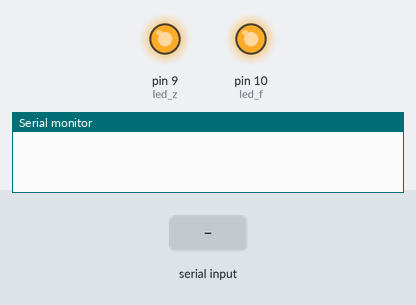
The sketch below on a simulated Arduino Uno, built with avr-gcc and run on an emulated ATmega328P. Shown: output pins drawn as LEDs (lit = HIGH), the last lines printed to the serial monitor. The test bench sets the inputs (shaded band).

Above: at 1.2 s.
1.3 s: "e90\n" received over the second serial link
At 2.1 s:
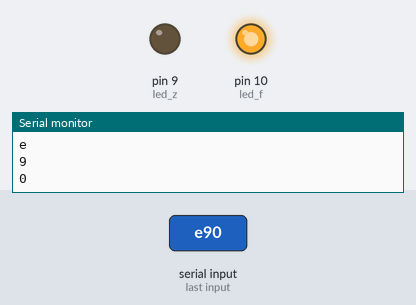
2.8 s: "e,45\n" received over the second serial link
At 3.2 s:
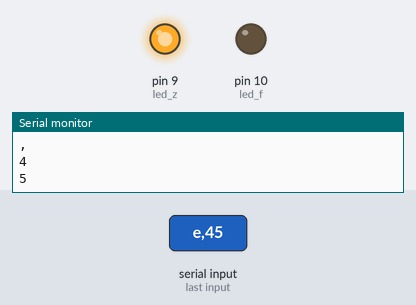
Timing chart, 0 to 5.8 s (numbered marks = the images above; inputs shaded):
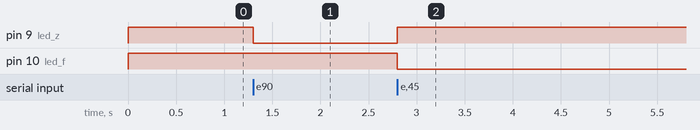

The sketch:

taideng.ino
```cpp
/*
**输入台灯信息的格式："l255e"
*/

#include <SoftwareSerial.h>

SoftwareSerial BT(5, 6);
int led_z = 9;
int led_f = 10;
int ligh = 0;

void set_led(int ligh){
  analogWrite(led_z, ligh);
  if (ligh == 0){
    digitalWrite(led_f, HIGH);
  }
  else{
    digitalWrite(led_f, LOW);
  }
}

void set_led2(int ligh){
  analogWrite(led_z, ligh);
  digitalWrite(led_f, HIGH);
}

void setup(){
  BT.begin(9600);  //设置波特率
  Serial.begin(9600);//这里应该和你的模块通信波特率一致

  pinMode(led_z, OUTPUT);
  pinMode(led_f, OUTPUT);

  analogWrite(led_z, 255);
  digitalWrite(led_f, HIGH);
}

void loop(){
  if (BT.available()){
    char val = BT.read();
    Serial.println(val);
    if (val == 'l'){
      ligh = 0;
    }
    else if(val == 'e'){
      set_led(ligh);
    }
    else if(val == 'o'){
      set_led2(ligh);
      }
    else {
      ligh = ligh*10 + (val - '0');
    }
  }
}
```

Measured:
- after the input at 1.3 s, pin 9 (led_z): HIGH → LOW at once
- after the input at 2.8 s, pin 9 (led_z): LOW → HIGH at once; pin 10 (led_f): HIGH → LOW at once
